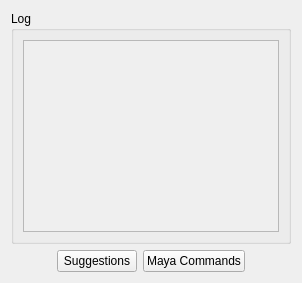
     <widget class="QWidget" name="help_tab">
      <attribute name="title">
       <string>Help</string>
      </attribute>
      <layout class="QVBoxLayout" name="verticalLayout_4">
       <item>
        <layout class="QVBoxLayout" name="verticalLayout">
         <item>
          <widget class="QGroupBox" name="log_gbx">
           <property name="title">
            <string>Log</string>
           </property>
           <layout class="QVBoxLayout" name="verticalLayout_5">
            <item>
             <widget class="QPlainTextEdit" name="log_pte">
              <property name="enabled">
               <bool>false</bool>
              </property>
             </widget>
            </item>
           </layout>
          </widget>
         </item>
         <item>
          <layout class="QHBoxLayout" name="horizontalLayout_11">
           <item>
            <spacer name="horizontalSpacer_11">
             <property name="orientation">
              <enum>Qt::Horizontal</enum>
             </property>
             <property name="sizeHint" stdset="0">
              <size>
               <width>40</width>
               <height>20</height>
              </size>
             </property>
            </spacer>
           </item>
           <item>
            <widget class="QPushButton" name="suggestion_btn">
             <property name="text">
              <string>Suggestions</string>
             </property>
            </widget>
           </item>
           <item>
            <widget class="QPushButton" name="mayaCommands_btn">
             <property name="text">
              <string>Maya Commands</string>
             </property>
            </widget>
           </item>
           <item>
            <spacer name="horizontalSpacer_12">
             <property name="orientation">
              <enum>Qt::Horizontal</enum>
             </property>
             <property name="sizeHint" stdset="0">
              <size>
               <width>40</width>
               <height>20</height>
              </size>
             </property>
            </spacer>
           </item>
          </layout>
         </item>
        </layout>
       </item>
      </layout>
     </widget>
